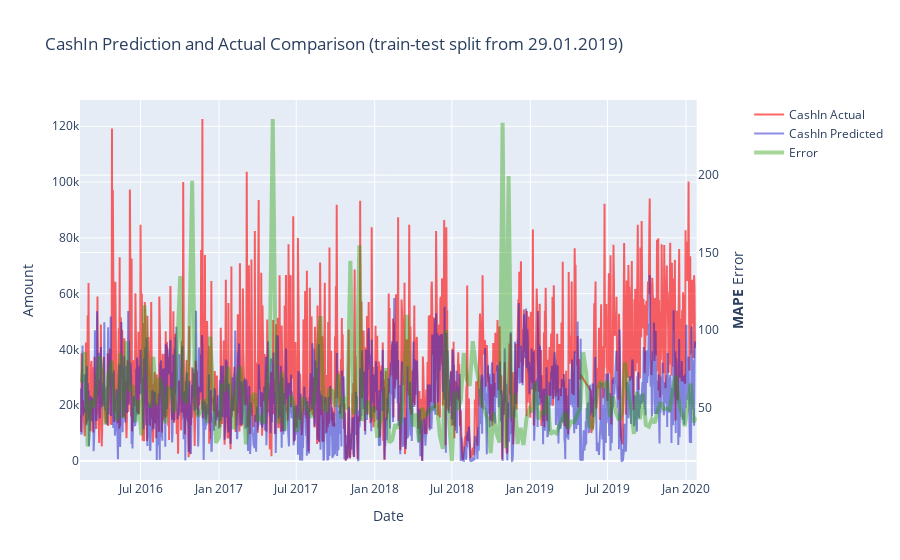

Here is the notebook cell this chart was saved with:
### Code cell
draw_model_error(tabTransforer, get_input_sets(atm_feature_set[atm_feature_set.columns[2:]], groups), atm_feature_set[TARGET], split_from=X_train.index[-1])

### Figure 1 — Plotly figure (JSON) as saved in the notebook; plotly's stock layout.template omitted (floating-point values rounded to 4 significant figures; data arrays with more than 128 entries replaced by an {"elided": "..."} marker saying what was removed)
{"data": [{"line": {"color": "rgba(255,0,0,0.6)"}, "name": "CashIn Actual", "type": "scatter", "x": {"elided": "1443 str values"}, "xaxis": "x", "y": {"elided": "1443 float values"}, "yaxis": "y"}, {"line": {"color": "rgba(30,30,200,0.5)"}, "name": "CashIn Predicted", "type": "scatter", "x": {"elided": "1443 str values"}, "xaxis": "x", "y": {"elided": "1443 float values"}, "yaxis": "y"}, {"line": {"color": "rgba(34, 155, 0, 0.4)", "width": 4}, "name": "Error", "type": "scatter", "x": {"elided": "207 str values"}, "xaxis": "x", "y": {"elided": "207 float values"}, "yaxis": "y2"}], "layout": {"title": {"text": "CashIn Prediction and Actual Comparison (train-test split from 29.01.2019)"}, "xaxis": {"anchor": "y", "domain": [0, 0.94], "title": {"text": "Date"}}, "yaxis": {"anchor": "x", "domain": [0, 1], "title": {"text": "Amount"}}, "yaxis2": {"anchor": "x", "overlaying": "y", "side": "right", "title": {"text": "<b>MAPE</b> Error"}}}}
